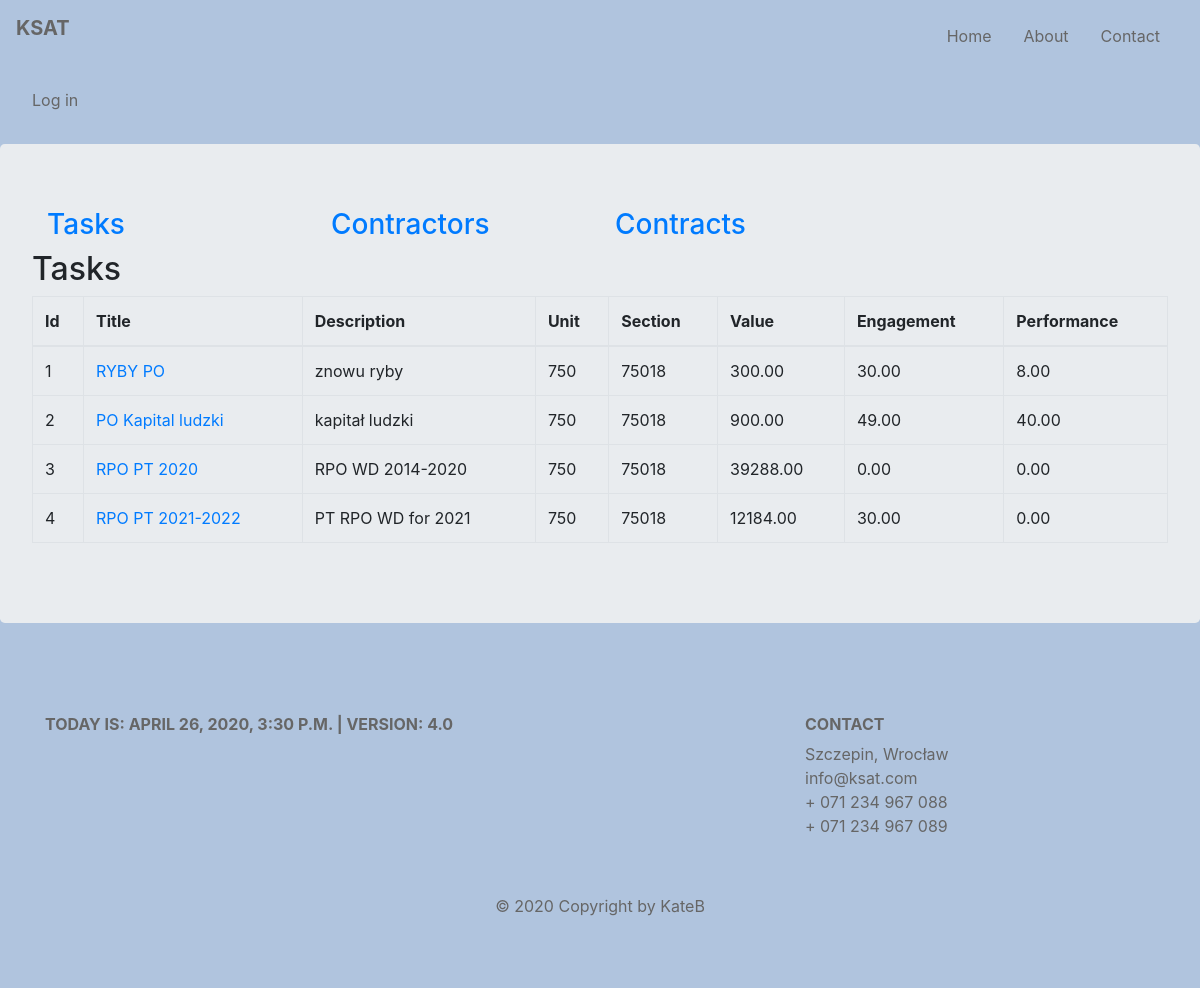
Before: /ksat/tasks/ with the older database file.
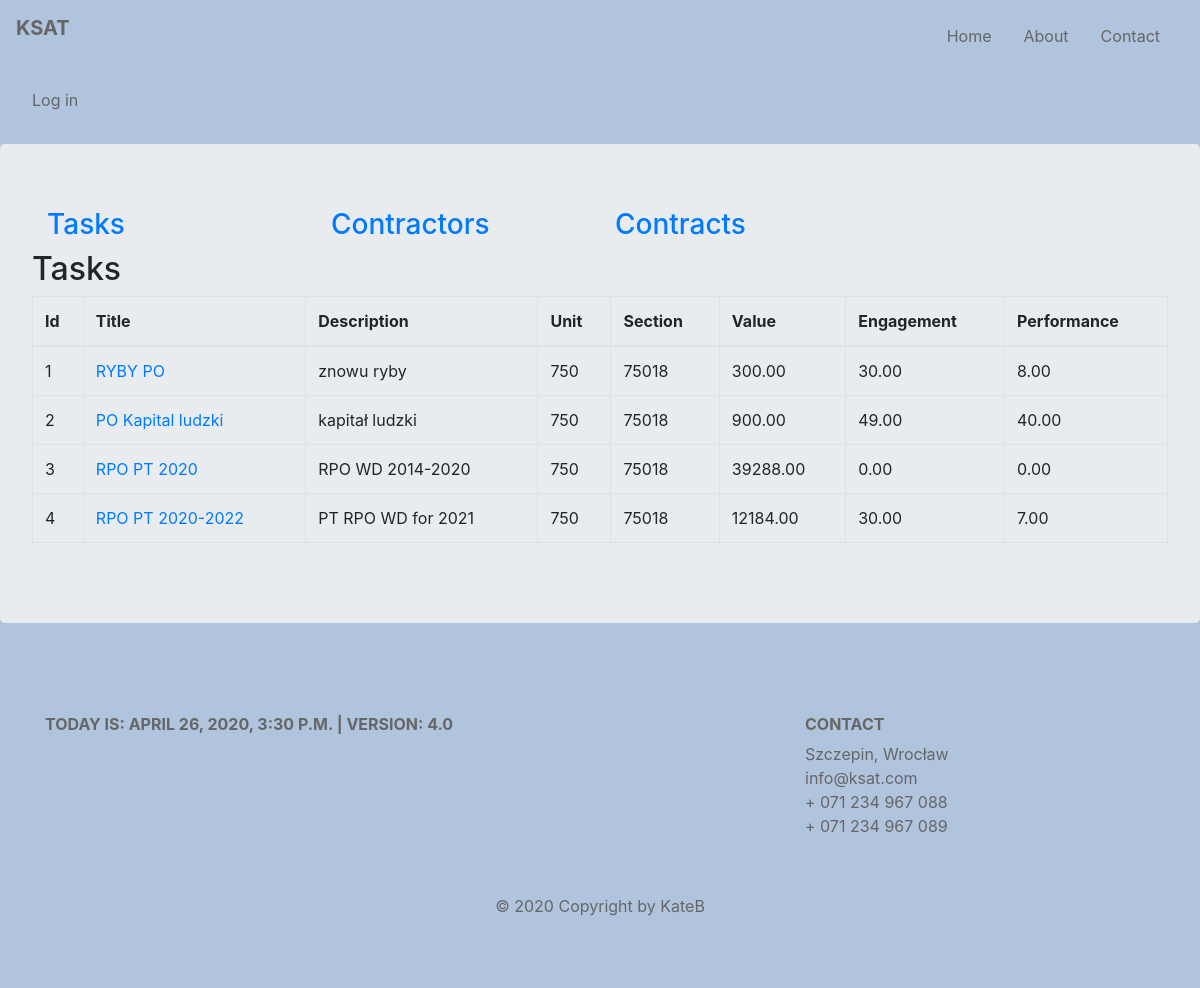
After: the same page with the newer database file.
### budget/models.py (models this page shows, shortened)
class Task(models.Model):
    title = models.CharField(max_length=128, unique=True)
    description = models.CharField(max_length=256)
    unit = models.SmallIntegerField()
    section = models.SmallIntegerField()
    article = models.ManyToManyField(Articles, through='TaskArticles')
    slug = AutoSlugField(null=True, default=None, unique=True, populate_from='title')
    def get_absolute_url(self):
        return reverse('budget:task_details', kwargs={'task_slug': self.slug})
    def task_value(self):
        value = TaskArticles.objects.filter(task=self).aggregate(total=Sum('value'))['total']
        if value:
            return round(value, 2)
        return 0
    def engagement(self):
        contracts = Contract.objects.filter(task=self)
        engagement = 0
        for contract in contracts:
            engagement += contract.contract_value()
        return round(engagement, 2)
    def performance(self):
        contracts = Contract.objects.filter(task=self)
        performance = 0
        for contract in contracts:
            performance += contract.contract_performance()
        return round(performance, 2)

class Contract(models.Model):
    number = models.CharField(max_length=128, unique=True)
    date = models.DateField()
    task = models.ForeignKey(Task, on_delete=models.CASCADE, related_name='contracts', related_query_name='contract')
    contractor = models.ForeignKey(Contractor, default=None, on_delete=models.CASCADE, related_name='contracts',
                                   related_query_name='contract')
    article = models.ManyToManyField(Articles, through='ContractArticle')
    slug = AutoSlugField(null=True, default=None, unique=True, populate_from='number')
    def contract_value(self):
        value = ContractArticle.objects.filter(contract=self).aggregate(total=Sum('value'))['total']
        if value:
            return round(value, 2)
        return 0
    def contract_performance(self):
        fin_docs = FinancialDocument.objects.filter(contract=self)
        performance = 0
        for fin_doc in fin_docs:
            performance += fin_doc.fin_doc_value()
        return round(performance, 2)
    class Meta:
        default_related_name = 'contract'
        ordering = ('number', 'contractor')
        verbose_name = 'contract'

class FinancialDocument(models.Model):
    contract = models.ForeignKey(Contract, on_delete=models.CASCADE, related_name='fds', related_query_name='fd')
    contractor = models.ForeignKey(Contractor, default=None, on_delete=models.CASCADE, related_name='fds',
                                   related_query_name='fd')
    number = models.CharField(max_length=64, default=None)
    date = models.DateField()
    payment_date1 = models.DateField(blank=True, null=True)
    payment_date2 = models.DateField(blank=True, null=True)
    article = models.ManyToManyField(Articles, through='FinDocumentArticle')
    slug = models.SlugField(max_length=200, unique=True, null=True, default=None)
    def fin_doc_value(self):
        value = FinDocumentArticle.objects.filter(fin_doc=self).aggregate(total=Sum('value'))['total']
        if value:
            return round(value, 2)
        return 0
    class Meta:
        default_related_name = 'fds'
        verbose_name = 'finacial_doc'

### budget/views.py (the view)
# urls.py: path('tasks/', views.TasksView.as_view(), name='tasks'),
class TasksView(ListView):
    model = Task
    template_name = 'budget/tasks.html'
    context_object_name = 'tasks'

### budget/my_context_processor.py (called while the page is built)
def cp(request):
    ctx = {
        "now": django.utils.timezone.now(),
        "version": "4.0"
    }
    return ctx

def recaptcha_site_key(request):
    return {'RECAPTCHA_SITE_KEY': settings.RECAPTCHA_SITE_KEY}

### budget/templates/budget/tasks.html (shortened to what this page needs)
{% extends 'base.html' %}
{% block content %}
    {{ block.super }}
    <h2>Tasks</h2>
    <table class="table table-bordered">
        <thead>
        <tr>
            <th scope="col">Id</th>
            <th scope="col">Title</th>
            <th scope="col">Description</th>
            <th scope="col">Unit</th>
            <th scope="col" >Section</th>
            <th scope="col">Value</th>
            <th scope="col">Engagement</th>
            <th scope="col">Performance</th>
        </tr>
        </thead>
        <tbody>
        {% for task in tasks %}
            <tr>
                <td>{{ forloop.counter }}</td>
                <td><a href="{{ task.get_absolute_url }}">{{ task.title }}</a></td>
                <td>{{ task.description }}</td>
                <td>{{ task.unit }}</td>
                <td>{{ task.section }} </td>
                <td>{{ task.task_value|floatformat:2}}</td>
                <td>{{ task.engagement|floatformat:2 }}</td>
                <td>{{task.performance|floatformat:2}}</td>
            </tr>
        {% endfor %}
        </tbody>
    </table>
{% endblock %}

Changed rows visible on the page:
changed Task: title "RPO PT 2021-2022" → "RPO PT 2020-2022"; performance "0.00" → "7.00"
